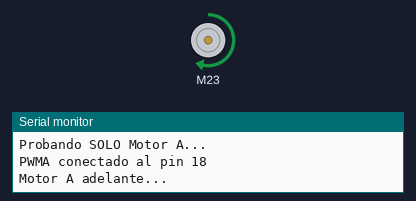
A sketch run on a simulated ESP32. Shown: DC motor (green arrow = forward, orange = backward, longer = faster), the last lines printed to the serial monitor.

Above: at 3.0 s.
At 5.0 s:
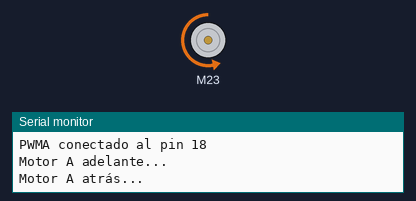
At 7.0 s:
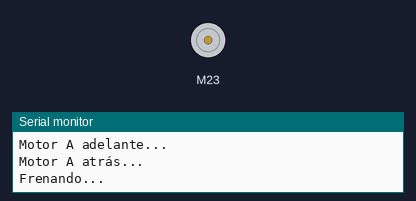
Timing chart, 0 to 9.8 s (numbered marks = the images above):
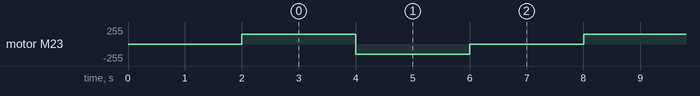

Measured:
- by itself, motor M23: repeats every 6.0 s: backward 150/255 2.0 s, stopped 2.0 s, forward 150/255 2.0 s

The sketch:

pruebaMotorDc.ino
```cpp
//este codigo utiliza la librería esp32 de pablopeza: https://github.com/pablopeza/TB6612FNG_ESP32 , instalalo y  agrega e .zip en sketch :)
#include <TB6612_ESP32.h>

// Pines para el Motor A
#define AIN1 23
#define AIN2 22
#define PWMA 18  // Pin controlador de velocidad

#define STBY 4

// Creamos solo el objeto del Motor 1
// Usamos los 8 parámetros
Motor motor1 = Motor(AIN1, AIN2, PWMA, 1, STBY, 5000, 8, 0);

void setup() {
  Serial.begin(115200);

  // Configuración manual del pin de velocidad (PWMA)
  // Como lo conectaste al 18, necesitamos decirle al ESP32 que mande energía por ahí
  pinMode(PWMA, OUTPUT);
  analogWrite(PWMA, 50);  // Este valor de 0-255 dictamina la velocidad maxima del motor

  Serial.println("Probando SOLO Motor A...");
  Serial.println("PWMA conectado al pin 18");
  delay(2000);
}

void loop() {
  Serial.println("Motor A adelante...");
  motor1.drive(150);  // Velocidad media
  delay(2000);

  Serial.println("Motor A atrás...");
  motor1.drive(-150);  // Reversa
  delay(2000);

  Serial.println("Frenando...");
  motor1.brake();
  delay(2000);
}
```
